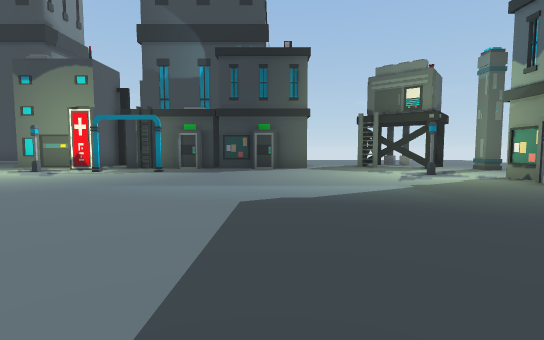
View 1 (above)

24 first-person views from a walk through a Unity game level. The camera is 1.2 m above the floor, tilts 4° down and sees 85° across. The floor is counted in squares, 2 m on a side. Each view is taken from the middle of a square. On the plan, view 1 faces up. The plan holds only what a view shows up to about 9 squares ahead; the rest is blank. The place goes on beyond the plan. Some animated figures are not drawn. Some surface patterns are stand-ins.

View 2
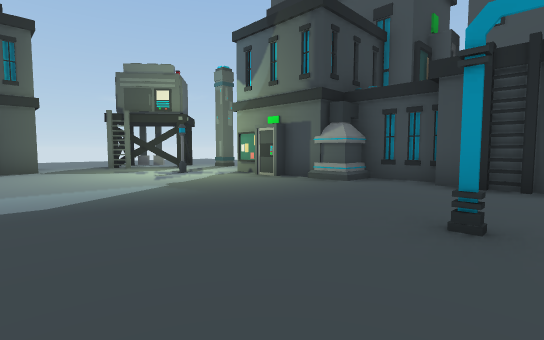

View 3
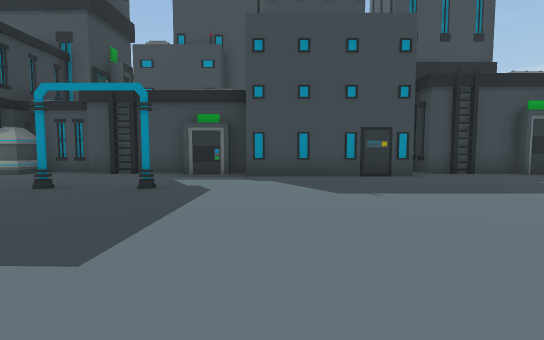

View 4
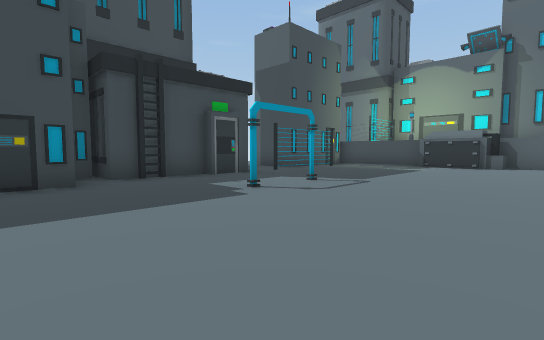

View 5
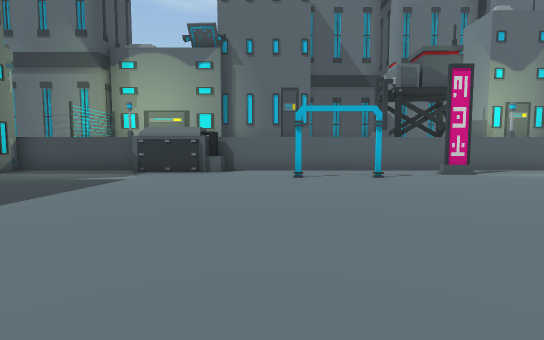

View 6
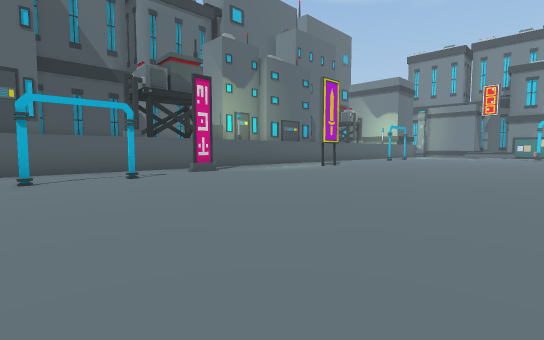

View 7
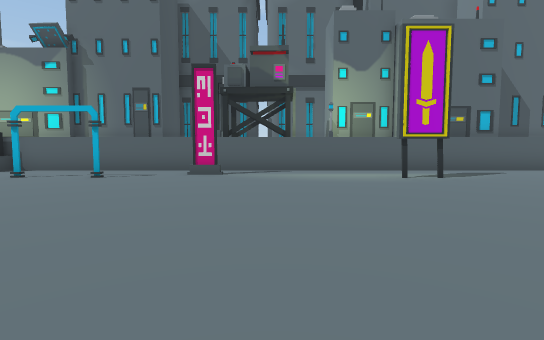

View 8
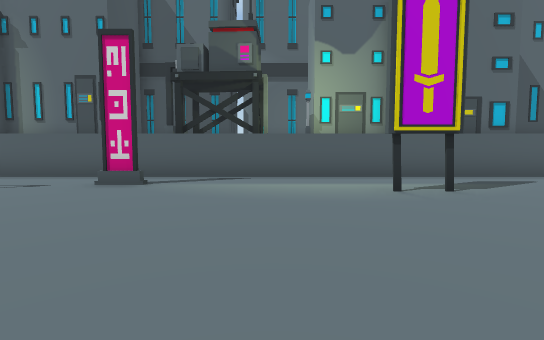

View 9
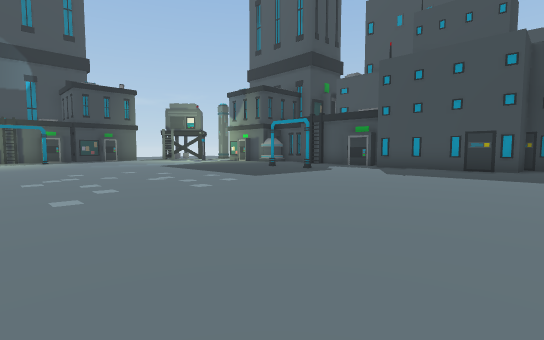

View 10
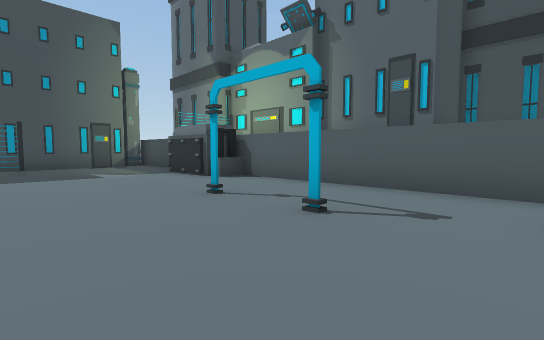

View 11
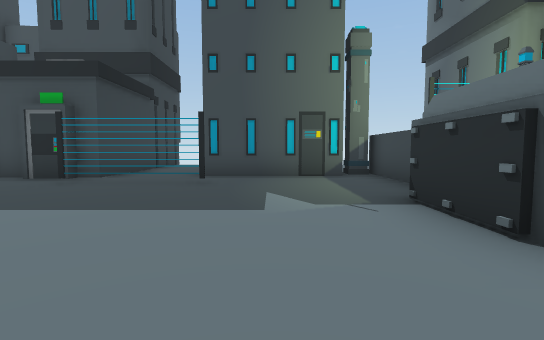

View 12
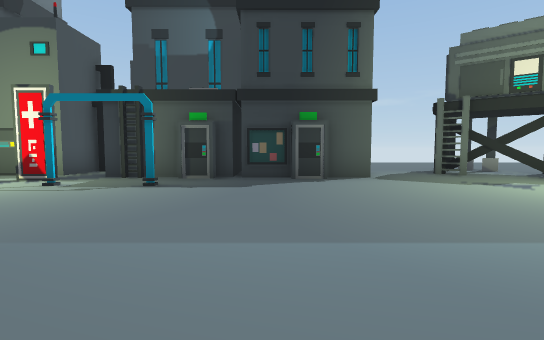

View 13
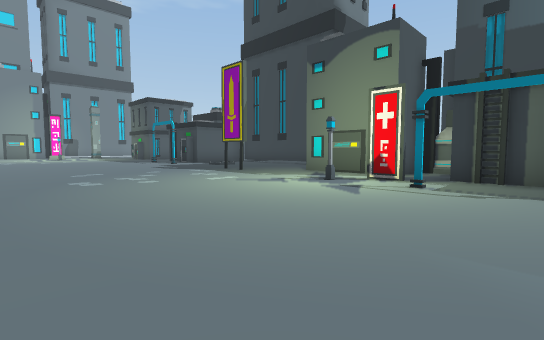

View 14
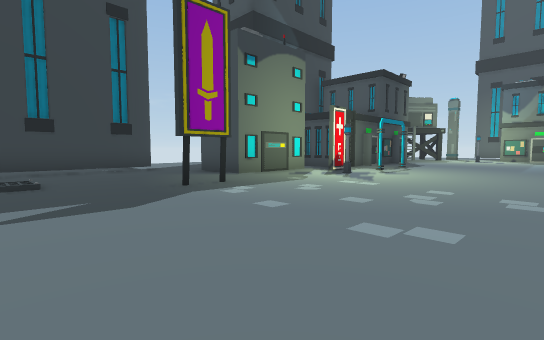

View 15
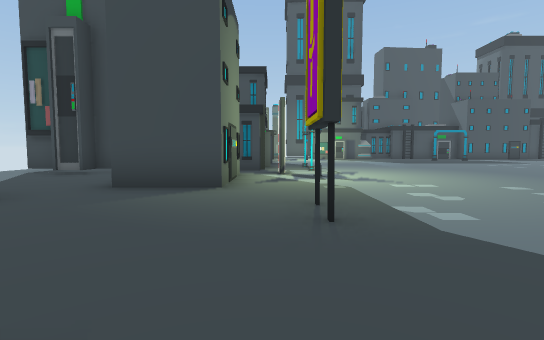

View 16
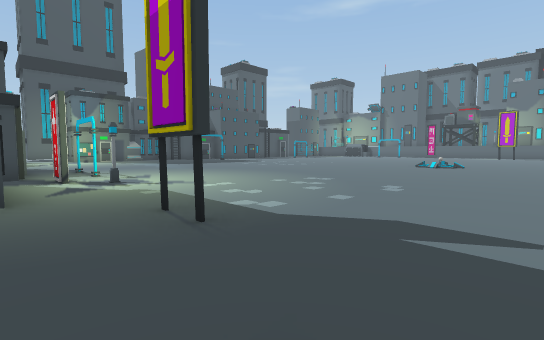

View 17
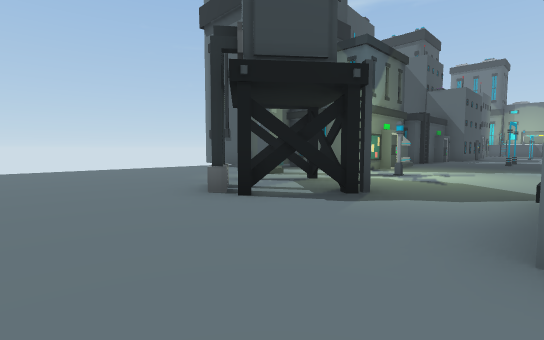

View 18
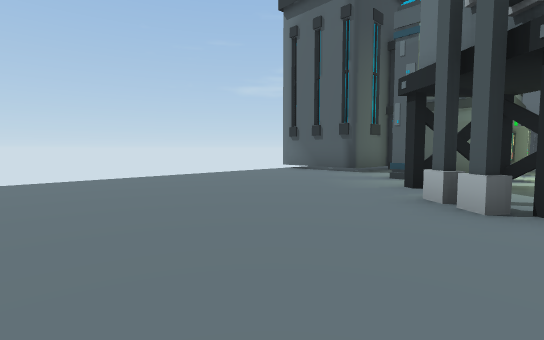

View 19
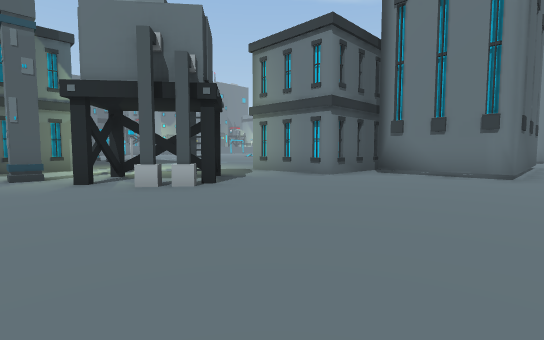

View 20
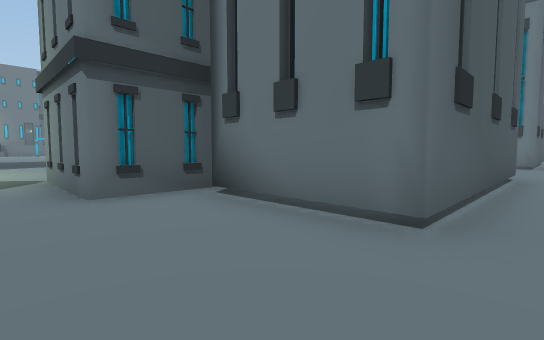

View 21
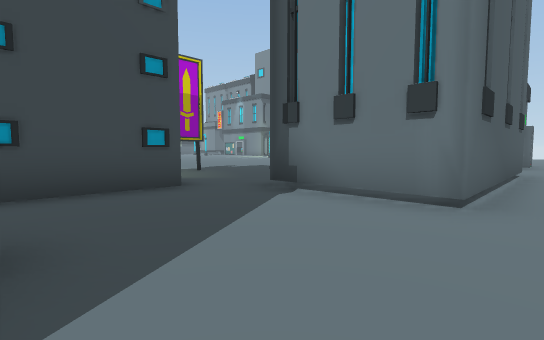

View 22
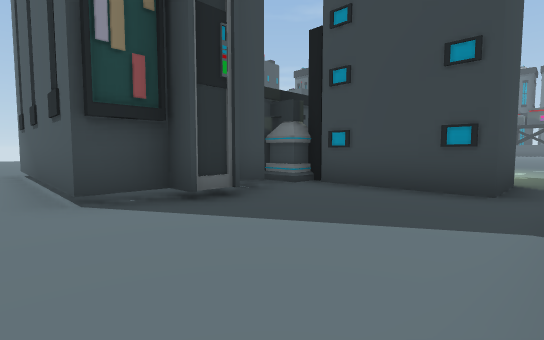

View 23
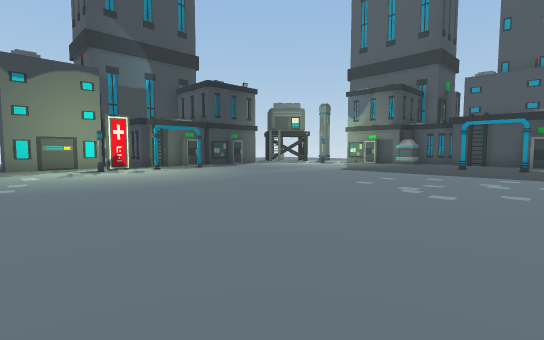

View 24
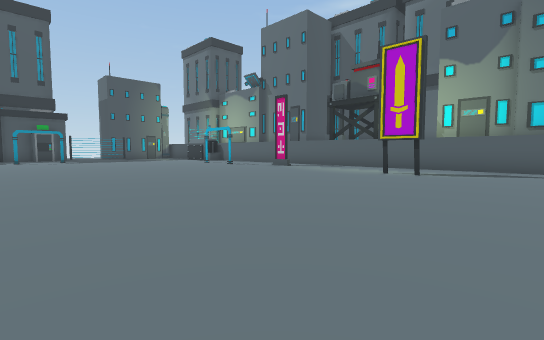

### Floor plan
Key: @ floor where view 1 was taken; # wall or solid block; . floor; / step, stairs or slope; = window, fence, low wall or low ledge; ^ raised ledge; B building; P pillar; L lamp; T thing the floor can be seen under or through; O other object.
Columns run from 14 left of view 1 to 10 right of it. Each row starts with its distance up from view 1.
 16 ......................
 15 #####....#####...........
 14  #  #...B#    ...........
 13 B####....##   ...........
 12  .........#  ###.........
 11   ....###B# #  #..OO.....
 10  /....#B#.###  #.OOOO....
  9  ...O......B..B...OOP....
  8  .......L.............###
  7  .................L...#
  6  ..................##B#
  5 ...................B
  4 ...................##
  3  ..................B#
  2  ...................#
  1  ...................#
  0   ............@..#..#
 -1   .. ...........=..B#
 -2      /.............B#
 -3          ..........##
 -4          ..........#
 -5          ..........B
 -6          ..........##
 -7  ...................#
 -8  ................#..
 -9  ..................#
-10  ................#.####
-11  .................T....
-12  .................T...
-13  ...................#
-14  ...O...............#
-15 .........#..........B
-16 ...............OO...P
-17 ^^^^^^^^^^^^^^^OO^^^^
-18      O
-19
-20              BB
-21            B
-22            B
-23           BB

Positions as (right, up) in squares from view 1, and headings:
1: (0, 0), facing up
2: (0, 0), facing up-right
3: (-2, -3), facing right
4: (-1, -5), facing down-right
5: (-1, -8), facing down
6: (-1, -8), facing down-left
7: (-7, -8), facing down
8: (-8, -10), facing down
9: (-5, -7), facing up-right
10: (-5, -12), facing down-right
11: (-1, -14), facing right
12: (-1, 3), facing up
13: (-3, 3), facing up-left
14: (-13, 4), facing up-right
15: (-13, 9), facing right
16: (-13, 10), facing down-right
17: (1, 14), facing down-right
18: (4, 15), facing down-right
19: (7, 16), facing down-left
20: (2, 16), facing down-left
21: (-6, 16), facing down-left
22: (-9, 16), facing down-right
23: (-9, -2), facing up-right
24: (-13, -7), facing down-right
